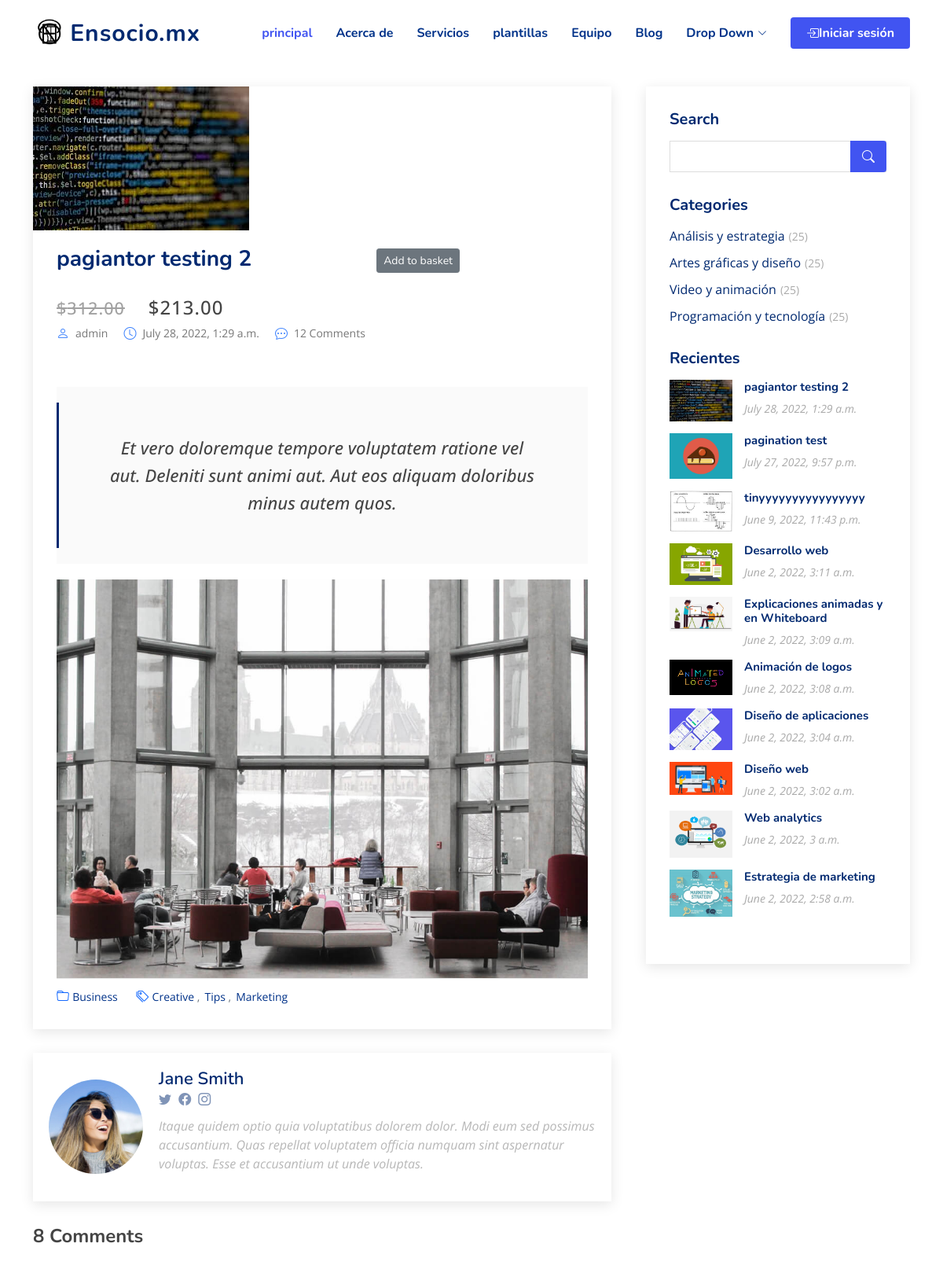
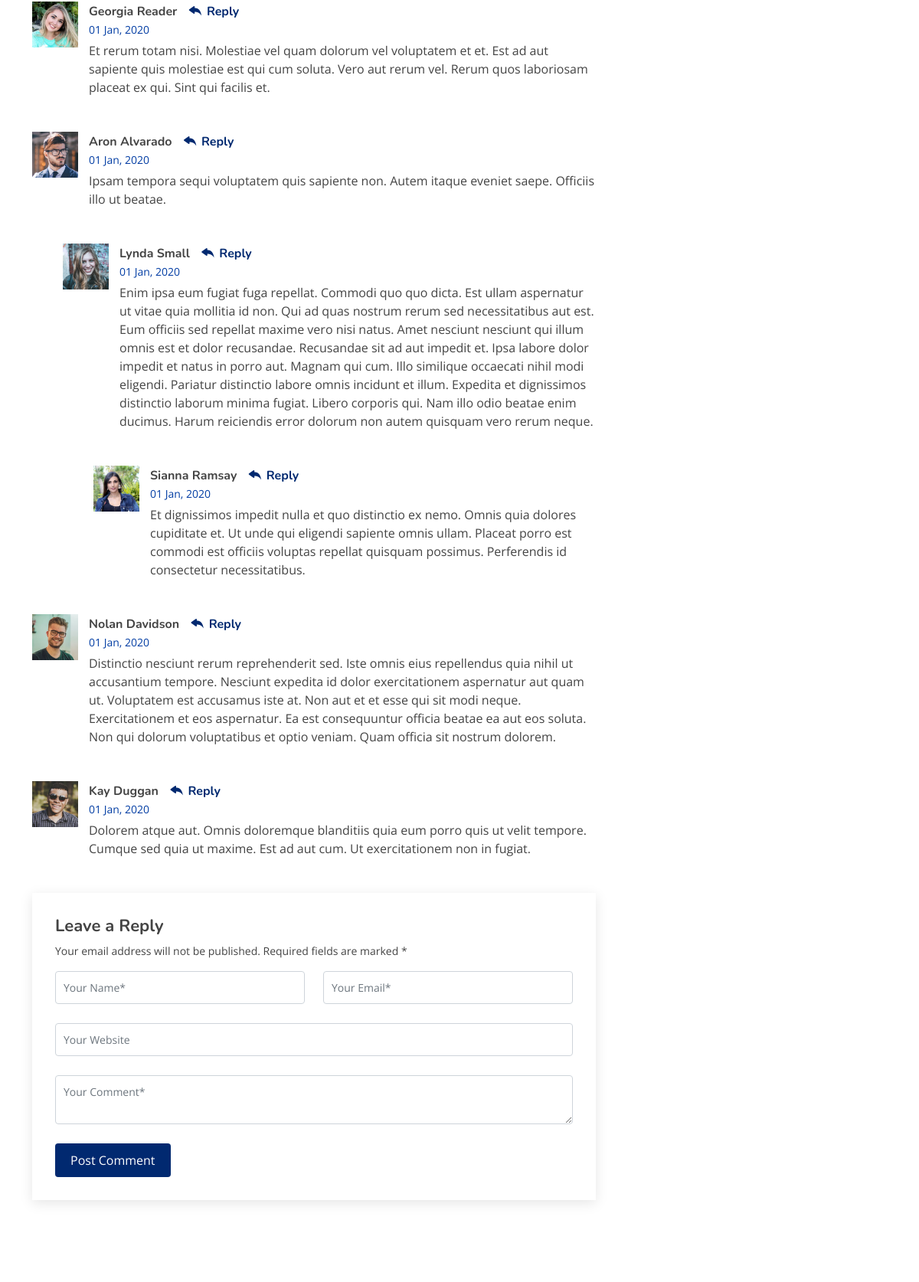
The app's page /articulo/pagiantor-testing-2/ (upper part) with its own data (2 pictures, top to bottom).
### Shop/models.py (models this page shows, shortened)
class Product(models.Model):
    category = models.ForeignKey(Category, related_name='product', on_delete=models.CASCADE)
    created_by = models.ForeignKey(settings.AUTH_USER_MODEL, on_delete=models.CASCADE, related_name='product_creator')
    title = models.CharField(max_length=255)
    author = models.CharField(max_length=255, default='admin')
    description = tinymce_models.HTMLField(blank=True)
    image = models.ImageField(upload_to='images/', default='images/default.png')
    slug = models.SlugField(max_length=255)
    price = models.DecimalField(max_digits=7, decimal_places=2)
    old_price = models.DecimalField(max_digits=7, decimal_places=2, null=True)
    in_stock = models.BooleanField(default=True)
    is_active = models.BooleanField(default=True)
    created = models.DateTimeField(auto_now_add=True)
    updated = models.DateTimeField(auto_now=True)
    objects = models.Manager()
    products = ProductManager()
    class Meta:
        verbose_name_plural = 'Products'
        ordering = ('-created',)
    def get_absolute_url(self):
        return reverse('Shop:product_detail', args=[self.slug])

class Category(models.Model):
    name = models.CharField(max_length=255, db_index=True)
    slug = models.SlugField(max_length=255, unique=True)
    class Meta:
        verbose_name_plural = 'categories'
    def get_absolute_url(self):
        return reverse('Shop:category_list', args=[self.slug])

### Shop/views.py (the view)
# urls.py: path('articulo/<slug:slug>/', views.product_detail, name='product_detail'),
def product_detail(request, slug):
    product = get_object_or_404(Product, slug=slug, in_stock=True)
    products = Product.objects.all()
    context = {
        'product': product,
        'products': products,
    }
    return render(request, 'Shop/products/single.html', context)

### Shop/models.py (called while the page is built)
    def get_absolute_url(self):
        return reverse('Shop:plantilla_category_list', args=[self.slug_p])

### Shop/views.py (called while the page is built)
def categories(request):
    return {
        'categories': Category.objects.all()
    }

def categoriesplantillas(request):
    return {
        'categoriesplantillas': CategoryPlantillas.objects.all()
    }

### basket/basket.py (called while the page is built)
    def __len__(self):
        return sum(item['qty'] for item in self.basket.values())

### template/Shop/products/single.html (shortened to what this page needs)
{% extends '../base.html' %}
{% load static %}
{% block content %}
    <section id="blog" class="blog">
        <div class="container" data-aos="fade-up">
          <div class="row">
            <div class="col-lg-8 entries">
              <article class="entry entry-single">
                <div class="entry-img">
                  <img src="{{ product.image.url }}" alt="" class="img-fluid">
                </div>
                <h2 class="entry-title">
                  <div class="row">
                    <div class="col">
                      <a href="">{{ product.title }}</a>
                    </div>
                    <div class="col">
                      <div class="col-6 text-end">
                        <button type="button" id="add-button" value="{{product.id}}" class="btn btn-secondary btn-sm">Add to basket</button>
                      </div>
                    </div>
                  </div>
                </h2>
                <div class="price">
                    <div class="row">
                        <div class="col col-lg-2">
                            <s>${{ product.old_price }}</s>
                        </div>
                        <div class="col col-lg-2">${{ product.price }}</div>
                    </div>
                </div>
                <div class="entry-meta">
                  <ul>
                    <li class="d-flex align-items-center"><i class="bi bi-person"></i> <a href="blog-single.html">{{ product.author }}</a></li>
                    <li class="d-flex align-items-center"><i class="bi bi-clock"></i> <a href="blog-single.html"><time>{{ product.created }}</time></a></li>
                    <li class="d-flex align-items-center"><i class="bi bi-chat-dots"></i> <a href="blog-single.html">12 Comments</a></li>
                  </ul>
                </div>
                <div class="entry-content">
                  <p>{{ product.description|safe }}</p><br>
                  <blockquote>
                    <p>
                      Et vero doloremque tempore voluptatem ratione vel aut. Deleniti sunt animi aut. Aut eos aliquam doloribus minus autem quos.
                    </p>
                  </blockquote>
                  <img src="{% static '/img/blog/blog-inside-post.jpg' %}" class="img-fluid" alt="">
                </div>
                <div class="entry-footer">
                  <i class="bi bi-folder"></i>
                  <ul class="cats">
                    <li><a href="#">Business</a></li>
                  </ul>
                  <i class="bi bi-tags"></i>
                  <ul class="tags">
                    <li><a href="#">Creative</a></li>
                    <li><a href="#">Tips</a></li>
                    <li><a href="#">Marketing</a></li>
                  </ul>
                </div>
              </article>
              <div class="blog-author d-flex align-items-center">
                <img src="static/img/blog/blog-author.jpg" class="rounded-circle float-left" alt="">
                <div>
                  <h4>Jane Smith</h4>
                  <div class="social-links">
                    <a href="https://twitters.com/#"><i class="bi bi-twitter"></i></a>
                    <a href="https://facebook.com/#"><i class="bi bi-facebook"></i></a>
                    <a href="https://instagram.com/#"><i class="biu bi-instagram"></i></a>
                  </div>
                  <p>
                    Itaque quidem optio quia voluptatibus dolorem dolor. Modi eum sed possimus accusantium. Quas repellat voluptatem officia numquam sint aspernatur voluptas. Esse et accusantium ut unde voluptas.
                  </p>
                </div>
              </div>
              <div class="blog-comments">
                <h4 class="comments-count">8 Comments</h4>
                <div id="comment-1" class="comment">
                  <div class="d-flex">
                    <div class="comment-img"><img src="static/img/blog/comments-1.jpg" alt=""></div>
                    <div>
                      <h5><a href="">Georgia Reader</a> <a href="#" class="reply"><i class="bi bi-reply-fill"></i> Reply</a></h5>
                      <time datetime="2020-01-01">01 Jan, 2020</time>
                      <p>
                        Et rerum totam nisi. Molestiae vel quam dolorum vel voluptatem et et. Est ad aut sapiente quis molestiae est qui cum soluta.
                        Vero aut rerum vel. Rerum quos laboriosam placeat ex qui. Sint qui facilis et.
                      </p>
                    </div>
                  </div>
                </div>
                <div id="comment-2" class="comment">
                  <div class="d-flex">
                    <div class="comment-img"><img src="static/img/blog/comments-2.jpg" alt=""></div>
                    <div>
                      <h5><a href="">Aron Alvarado</a> <a href="#" class="reply"><i class="bi bi-reply-fill"></i> Reply</a></h5>
                      <time datetime="2020-01-01">01 Jan, 2020</time>
                      <p>
                        Ipsam tempora sequi voluptatem quis sapiente non. Autem itaque eveniet saepe. Officiis illo ut beatae.
                      </p>
                    </div>
                  </div>
                  <div id="comment-reply-1" class="comment comment-reply">
                    <div class="d-flex">
                      <div class="comment-img"><img src="static/img/blog/comments-3.jpg" alt=""></div>
                      <div>
                        <h5><a href="">Lynda Small</a> <a href="#" class="reply"><i class="bi bi-reply-fill"></i> Reply</a></h5>
                        <time datetime="2020-01-01">01 Jan, 2020</time>
                        <p>
                          Enim ipsa eum fugiat fuga repellat. Commodi quo quo dicta. Est ullam aspernatur ut vitae quia mollitia id non. Qui ad quas nostrum rerum sed necessitatibus aut est. Eum officiis sed repellat maxime vero nisi natus. Amet nesciunt nesciunt qui illum omnis est et dolor recusandae.
                          Recusandae sit ad aut impedit et. Ipsa labore dolor impedit et natus in porro aut. Magnam qui cum. Illo similique occaecati nihil modi eligendi. Pariatur distinctio labore omnis incidunt et illum. Expedita et dignissimos distinctio laborum minima fugiat.
                          Libero corporis qui. Nam illo odio beatae enim ducimus. Harum reiciendis error dolorum non autem quisquam vero rerum neque.
                        </p>
                      </div>
                    </div>
                    <div id="comment-reply-2" class="comment comment-reply">
                      <div class="d-flex">
                        <div class="comment-img"><img src="static/img/blog/comments-4.jpg" alt=""></div>
                        <div>
                          <h5><a href="">Sianna Ramsay</a> <a href="#" class="reply"><i class="bi bi-reply-fill"></i> Reply</a></h5>
                          <time datetime="2020-01-01">01 Jan, 2020</time>
                          <p>
                            Et dignissimos impedit nulla et quo distinctio ex nemo. Omnis quia dolores cupiditate et. Ut unde qui eligendi sapiente omnis ullam. Placeat porro est commodi est officiis voluptas repellat quisquam possimus. Perferendis id consectetur necessitatibus.
                          </p>
                        </div>
                      </div>
                    </div>
                  </div>
                </div>
                <div id="comment-3" class="comment">
                  <div class="d-flex">
                    <div class="comment-img"><img src="static/img/blog/comments-5.jpg" alt=""></div>
                    <div>
                      <h5><a href="">Nolan Davidson</a> <a href="#" class="reply"><i class="bi bi-reply-fill"></i> Reply</a></h5>
                      <time datetime="2020-01-01">01 Jan, 2020</time>
                      <p>
                        Distinctio nesciunt rerum reprehenderit sed. Iste omnis eius repellendus quia nihil ut accusantium tempore. Nesciunt expedita id dolor exercitationem aspernatur aut quam ut. Voluptatem est accusamus iste at.
                        Non aut et et esse qui sit modi neque. Exercitationem et eos aspernatur. Ea est consequuntur officia beatae ea aut eos soluta. Non qui dolorum voluptatibus et optio veniam. Quam officia sit nostrum dolorem.
                      </p>
                    </div>
                  </div>
                </div>
                <div id="comment-4" class="comment">
                  <div class="d-flex">
                    <div class="comment-img"><img src="static/img/blog/comments-6.jpg" alt=""></div>
                    <div>
                      <h5><a href="">Kay Duggan</a> <a href="#" class="reply"><i class="bi bi-reply-fill"></i> Reply</a></h5>
                      <time datetime="2020-01-01">01 Jan, 2020</time>
                      <p>
                        Dolorem atque aut. Omnis doloremque blanditiis quia eum porro quis ut velit tempore. Cumque sed quia ut maxime. Est ad aut cum. Ut exercitationem non in fugiat.
                      </p>
                    </div>
                  </div>
                </div>
                <div class="reply-form">
                  <h4>Leave a Reply</h4>
                  <p>Your email address will not be published. Required fields are marked * </p>
                  <form action="">
                    <div class="row">
                      <div class="col-md-6 form-group">
                        <input name="name" type="text" class="form-control" placeholder="Your Name*">
                      </div>
                      <div class="col-md-6 form-group">
                        <input name="email" type="text" class="form-control" placeholder="Your Email*">
                      </div>
                    </div>
                    <div class="row">
                      <div class="col form-group">
                        <input name="website" type="text" class="form-control" placeholder="Your Website">
                      </div>
                    </div>
                    <div class="row">
                      <div class="col form-group">
                        <textarea name="comment" class="form-control" placeholder="Your Comment*"></textarea>
                      </div>
                    </div>
                    <button type="submit" class="btn btn-primary">Post Comment</button>
                  </form>
                </div>
              </div>
            </div>
            <div class="col-lg-4">
              <div class="sidebar">
                <h3 class="sidebar-title">Search</h3>
                <div class="sidebar-item search-form">
                  <form action="">
                    <input type="text">
                    <button type="submit"><i class="bi bi-search"></i></button>
                  </form>
                </div>
                <h3 class="sidebar-title">Categories</h3>
                <div class="sidebar-item categories">
                  <ul>
                    {% for x in categories %}
                        <li><a href="{{ x.get_absolute_url }}">{{ x.name }}<span>(25)</span></a></li>
                    {% endfor %}
                  </ul>
                </div>
                <h3 class="sidebar-title">Recientes</h3>
                <div class="sidebar-item recent-posts">
                    {% for p in products %}
                        <div class="post-item clearfix">
                            <img src="{{ p.image.url }}" alt="">
                            <h4><a href="{{ p.get_absolute_url }}">{{ p.title }}</a></h4>
                            <time>{{ p.created }}</time>
                        </div>
                    {% endfor %}
                </div>
            </div>
        </div>
      </div>
    </div>
    </section>
{% endblock %}

### static/css/product_detail.css (style rules this page uses)
.price { font-weight: 500; font-size: 1.5em; line-height: 48px; letter-spacing: 1px; }
.price s { margin-right: 5px; opacity: 0.5; font-size: 0.9em; }

### records on screen
Product: image (picture), title "pagiantor testing 2", old_price "312.00", price "213.00", author "admin", created "July 28, 2022, 1:29 a.m."
Category: name "Análisis y estrategia"
Category: name "Artes gráficas y diseño"
Category: name "Video y animación"
Category: name "Programación y tecnología"
Product: image (picture), title "pagination test", created "July 27, 2022, 9:57 p.m."
Product: image (picture), title "tinyyyyyyyyyyyyyyyy", created "June 9, 2022, 11:43 p.m."
Product: image (picture), title "Desarrollo web", created "June 2, 2022, 3:11 a.m."
Product: image (picture), title "Explicaciones animadas y en Whiteboard", created "June 2, 2022, 3:09 a.m."
Product: image (picture), title "Animación de logos", created "June 2, 2022, 3:08 a.m."
Product: image (picture), title "Diseño de aplicaciones", created "June 2, 2022, 3:04 a.m."
Product: image (picture), title "Diseño web", created "June 2, 2022, 3:02 a.m."
Product: image (picture), title "Web analytics", created "June 2, 2022, 3 a.m."
Product: image (picture), title "Estrategia de marketing", created "June 2, 2022, 2:58 a.m."
